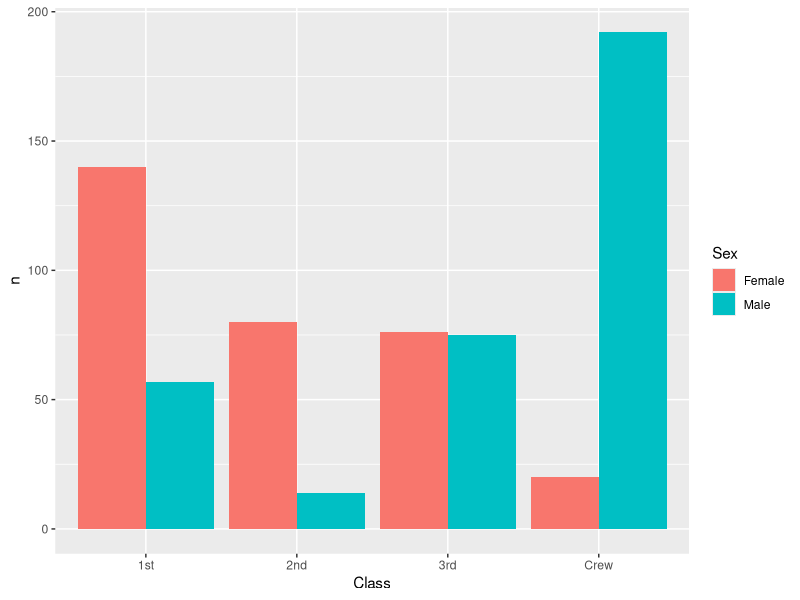
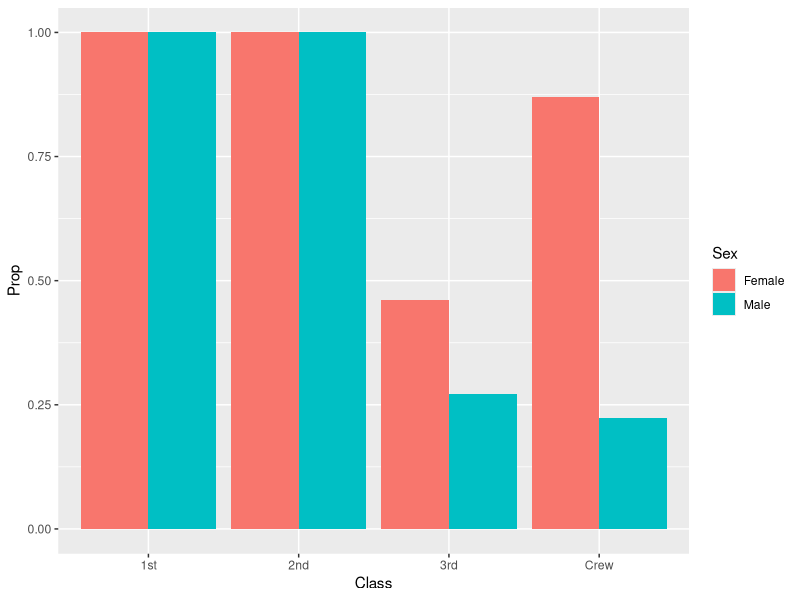
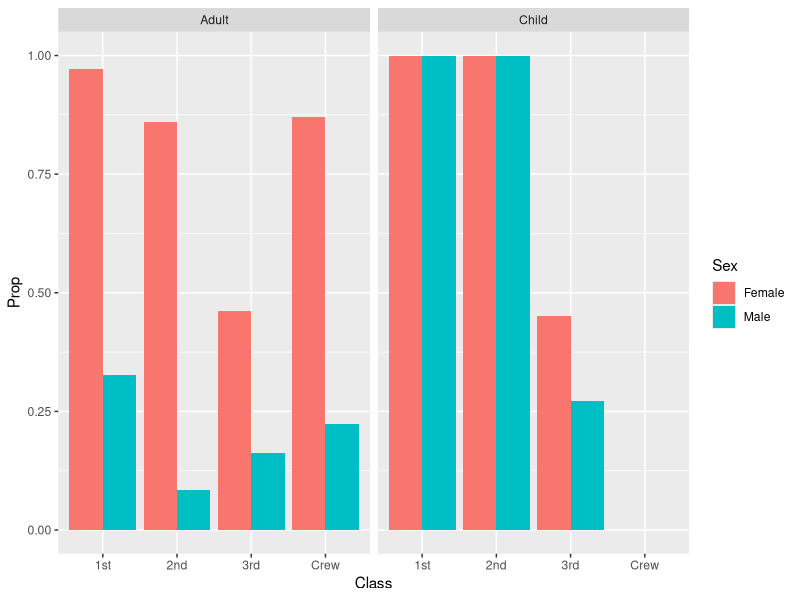

Reproduce these figures in R, in order.
## ---- chunk 1
library(tidyverse)

df_titanic <- as_tibble(Titanic)
## ---- chunk 2
## TASK: Perform a `glimpse` of df_titanic
df_titanic %>% glimpse
## ---- chunk 3
## NOTE: No need to edit! We'll cover how to
## do this calculation in a later exercise.
df_titanic %>% summarize(total = sum(n))
## ---- chunk 4
## TASK: Visualize counts against `Class` and `Sex`
df_titanic %>% 
  filter(Survived == "Yes") %>% 
  ggplot(aes(x = Class, y = n, fill = Sex)) +
  geom_col(position = "dodge")
## ---- chunk 5
## NOTE: No need to edit! We'll cover how to
## do this calculation in a later exercise.
df_prop <-
  df_titanic %>%
  group_by(Class, Sex, Age) %>%
  mutate(
    Total = sum(n),
    Prop = n / Total
  ) %>%
  ungroup()
df_prop
## ---- chunk 6
df_prop %>% 
  filter(Survived == "Yes") %>% 
  ggplot(aes(x = Class, y = Prop, fill = Sex)) +
  geom_col(position = "dodge") 
## ---- chunk 7
df_prop %>% 
  filter(Survived == "Yes") %>% 
  ggplot(aes(x = Class, y = Prop, fill = Sex)) +
  geom_col(position = "dodge") +
  facet_grid(~Age)
